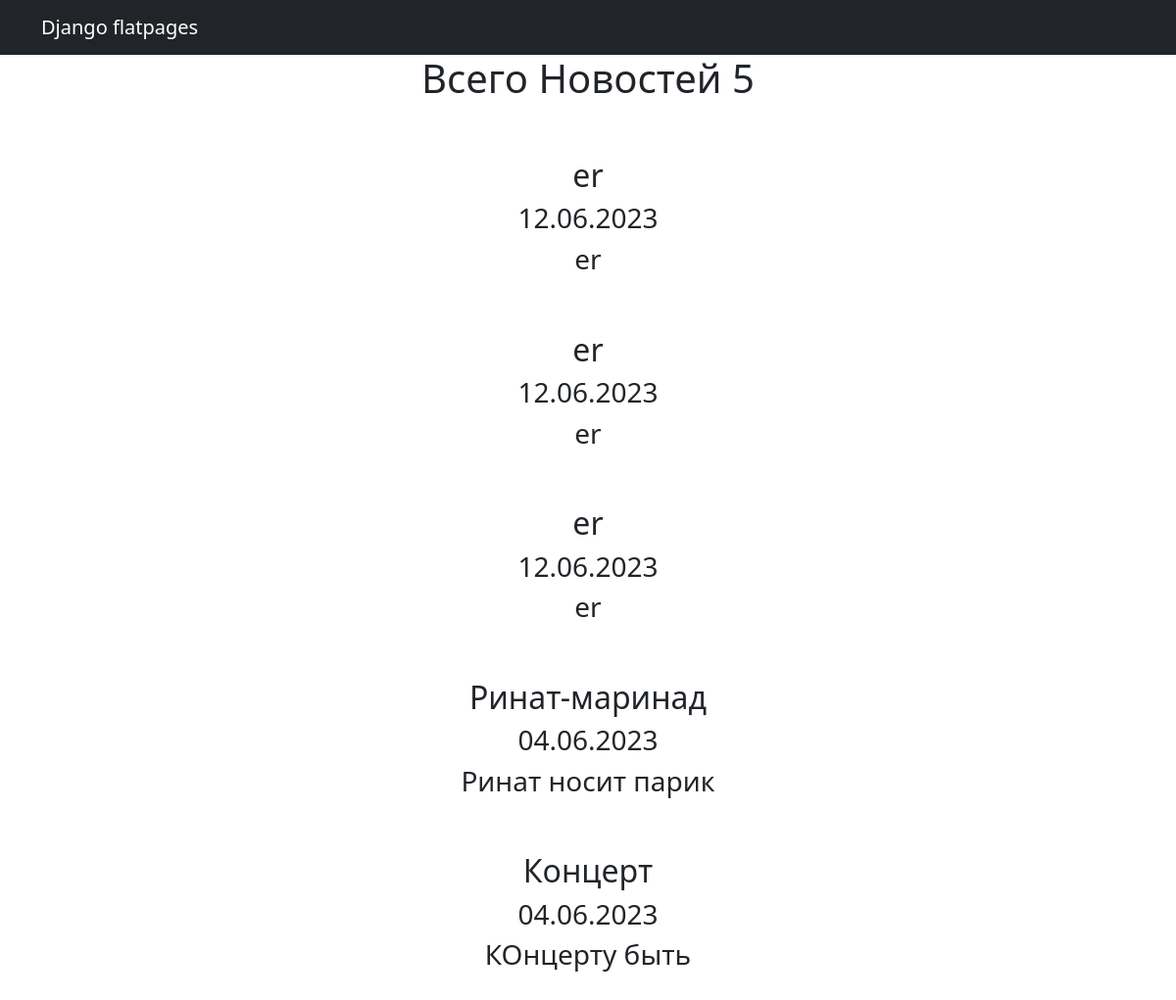
The page /news/ on the database as committed earlier.
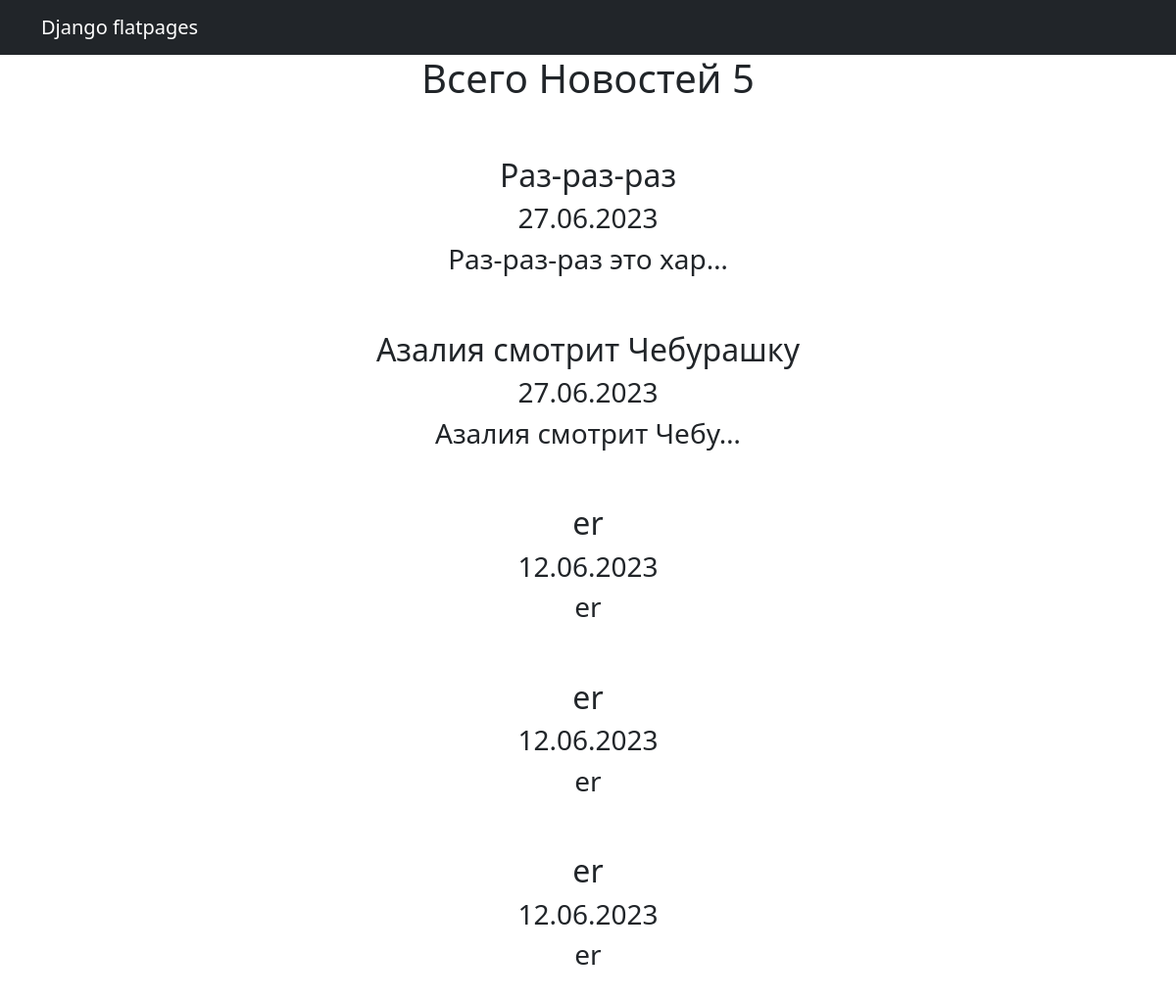
The same page on the database as committed later.
### news/models.py (models this page shows, shortened)
class Post(models.Model):
    postAuthor = models.ForeignKey(Author, on_delete=models.CASCADE)
    NEWS = 'NW'
    ARTICLE = 'AR'
    CATEGORY_CHOICES = (
        (NEWS, 'Новость'),
        (ARTICLE, 'Статья'),
    )
    categoryType = models.CharField(max_length=2, choices=CATEGORY_CHOICES)
    dateCreation = models.DateTimeField(auto_now_add=True)
    postCategory = models.ManyToManyField(Category, through='PostCategory')
    postTitle = models.CharField(max_length=64)
    postText = models.TextField()
    postRating = models.IntegerField(default=0)
    class Meta:
        verbose_name = 'Пост'
        verbose_name_plural = 'Посты'

### news/views.py (the view)
# urls.py: path('', PostList.as_view(), name='post_list'),
class PostList(ListView):
    model = Post
    ordering = '-dateCreation'
    template_name = 'news.html'
    context_object_name = 'news'
    paginate_by = 5
    def get_queryset(self):
        queryset = super().get_queryset()
        self.filterset = PostFilter(self.request.GET, queryset)
        return self.filterset.qs
    def get_context_data(self, **kwargs):
        context = super().get_context_data(**kwargs)
        context['filterset'] = self.filterset
        return context

### news/templatetags/custom_filters.py (called while the page is built)
@register.filter(name='censor')
def currency(value):
    if (isinstance(value, str)):
        for word in CENSORED_WORD:
            if word in value:
                good_word = word[0] + '*'*(len(word)-1)
                value = value.replace(word, good_word)
        return (f"{value}")
    else:
        return ("Передана не строка")

### news/templates/news/news.html (shortened to what this page needs)
{% extends 'flatpages/default.html' %}
{% load custom_filters %}
{% block content %}
<h1>Всего Новостей {{ news|length }}</h1>
<br>
<br>
{% if news %}
    {% for post in news %}
        <h2>{{ post.postTitle|censor }}</h2>
        <h3>{{ post.dateCreation|date:'d.m.Y' }}</h3>
        <h3>{{ post.postText|truncatechars:20|censor }}</h3>
        <br>
        <br>
    {% endfor %}
{% else %}
    <h2>Пока нет новостей :(</h2>
{% endif %}
{% endblock content %}

### news/templates/flatpages/default.html (shortened to what this page needs)
<!DOCTYPE html>
<html lang="en">
    <head>
        {% load static %}
        <link href="{% static 'css/styles.css' %}" rel="stylesheet" />
    </head>
    <body>
        <nav class="navbar navbar-expand-lg navbar-dark bg-dark static-top">
   <div class="container">
       <a class="navbar-brand" href="#">Django flatpages</a>
   </div>
</nav>
        <div class="container">
            <div class="row">
               <div class="col-lg-12 text-center">
                   {% block content %}{% endblock content %}
               </div>
        </div>
</div>
    </body>
</html>

Rows that differ between the two databases and show on the page:
no longer on this page (row unchanged): Post: postTitle|censor "Ринат-маринад", dateCreation "04.06.2023", postText|censor "Ринат носит парик"
no longer on this page (row unchanged): Post: postTitle|censor "Концерт", dateCreation "04.06.2023", postText|censor "КОнцерту быть"
added Post: postTitle|censor "Раз-раз-раз", dateCreation "27.06.2023", postText|censor "Раз-раз-раз это хар…"
added Post: postTitle|censor "Азалия смотрит Чебурашку", dateCreation "27.06.2023", postText|censor "Азалия смотрит Чебу…"
